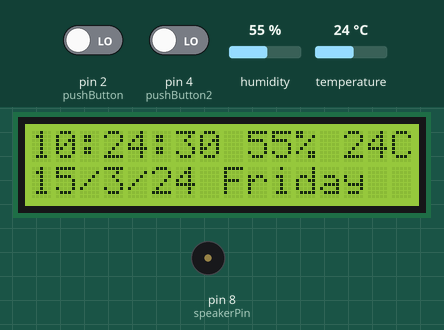
The sketch below on a simulated Arduino Uno, built with avr-gcc and run on an emulated ATmega328P. Parts: 16×2 character LCD, buzzer (waves = sounding, pin HIGH). Wiring (inferred from the names in the program): DHT11 sensor: data pin 12; DS3231 clock at I2C address 0x68. The test bench sets the inputs (shaded band); at power-on: humidity 55 %, temperature 24 °C, pin 2 (pushButton) LOW, pin 4 (pushButton2) LOW. The local clock reads 2024-03-15 10:24:30 at power-on unless the sketch sets it.

Above: at 1.2 s.
1.3 s: humidity set to 22 %
At 3.4 s:
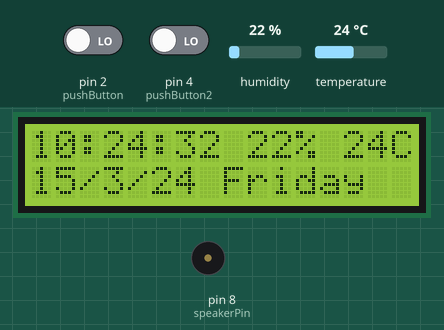
4.2 s: temperature set to 12 °C
At 5.5 s:
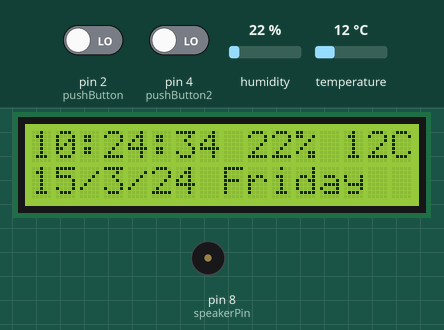
6.5 s: humidity set to 40 %
At 8.2 s:
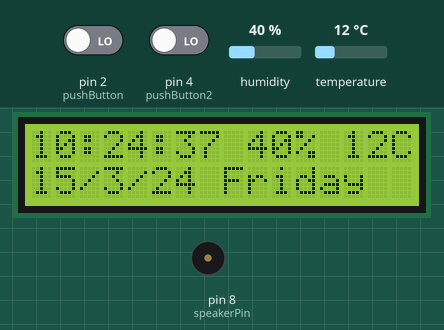
8.8 s: temperature set to 19 °C
At 10.5 s:
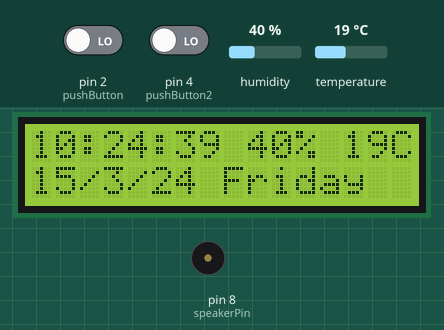
11.2 s: pin 2 (pushButton) driven HIGH and pin 4 (pushButton2) driven HIGH
At 12.4 s:
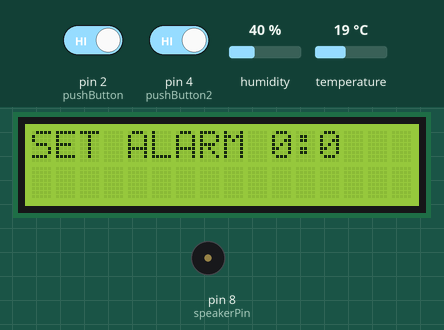
14.9 s: pin 4 (pushButton2) driven LOW
At 15.72 s:
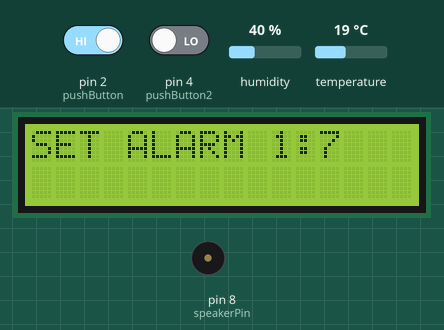
Timing chart, 0 to 17.9 s (numbered marks = the images above; inputs shaded):
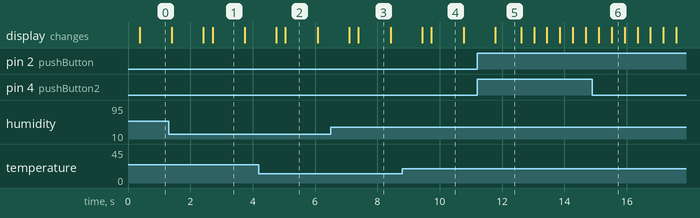

The sketch:

d_time_temp_humidity_buzz_melody_twobutton_short_code_bolean.ino
```cpp
 #include "Wire.h"
#include <LiquidCrystal_I2C.h>
LiquidCrystal_I2C lcd(0x3F, 2, 1, 0, 4, 5, 6, 7, 3, POSITIVE);
#define DS3231_I2C_ADDRESS 0x68
#include "DHT.h"
#define DHTPIN 12     // what digital pin we're connected to
// for swtiching alarm option ant set time option
int pushButton=2;//pin of the button to set time and hour
int pushButton2=4;//pin of the button to change minutes
int state=0;// state 0-time, state 1 alarm, state 2 setting time

boolean reading;// for the first button
boolean reading2;//for the second button
boolean previous=LOW;// for debouncing
boolean previous2=LOW;// for debouncing

long time=0;// for debouncing
long debounce=200;// for debouncing
//for setting alarm time
int ahour=0 ,aminute=0;
//for setting time
int shour=0, sminute=0;
// Uncomment whatever type you're using!
#define DHTTYPE DHT11   // DHT 11
DHT dht(DHTPIN, DHTTYPE);
// Convert normal decimal numbers to binary coded decimal
byte decToBcd(byte val)
{
  return( (val/10*16) + (val%10) );
}

// Convert binary coded decimal to normal decimal numbers
byte bcdToDec(byte val)
{
  return( (val/16*10) + (val%16) );
}
// this part for melody
int speakerPin = 8;

int length = 15; // the number of notes
char notes[] = "ccggaagffeeddc "; // a space represents a rest
int beats[] = { 1, 1, 1, 1, 1, 1, 2, 1, 1, 1, 1, 1, 1, 2, 4 };
int tempo = 300;

void playTone(int tone, int duration) {
  for (long i = 0; i < duration * 1000L; i += tone * 2) {
    digitalWrite(speakerPin, HIGH);
    delayMicroseconds(tone);
    digitalWrite(speakerPin, LOW);
    delayMicroseconds(tone);
  }
}
void playNote(char note, int duration) {
  char names[] = { 'c', 'd', 'e', 'f', 'g', 'a', 'b', 'C' };
  int tones[] = { 1915, 1700, 1519, 1432, 1275, 1136, 1014, 956 };

  // play the tone corresponding to the note name
  for (int i = 0; i < 8; i++) {
    if (names[i] == note) {
      playTone(tones[i], duration);
    }
  }
}
// melody done

void setup()
{
  Wire.begin();
  Serial.begin(9600);
   lcd.begin(16,2);
   dht.begin();
   pinMode(speakerPin,OUTPUT);
   pinMode(pushButton, INPUT); // first button
   pinMode(pushButton2, INPUT); // second button
  // set the initial time here:
  // DS3231 seconds, minutes, hours, day, date, month, year
  //setDS3231time(30,13,22,1,23,10,16); // set time once after it will be saved in RTC
}

void setDS3231time(byte second, byte minute, byte hour, byte dayOfWeek, byte
dayOfMonth, byte month, byte year)
{
  // sets time and date data to DS3231
  Wire.beginTransmission(DS3231_I2C_ADDRESS);
  Wire.write(0); // set next input to start at the seconds register
  Wire.write(decToBcd(second)); // set seconds
  Wire.write(decToBcd(minute)); // set minutes
  Wire.write(decToBcd(hour)); // set hours
  Wire.write(decToBcd(dayOfWeek)); // set day of week (1=Sunday, 7=Saturday)
  Wire.write(decToBcd(dayOfMonth)); // set date (1 to 31)
  Wire.write(decToBcd(month)); // set month
  Wire.write(decToBcd(year)); // set year (0 to 99)
  Wire.endTransmission();
}

void readDS3231time(byte *second,
byte *minute,
byte *hour,
byte *dayOfWeek,
byte *dayOfMonth,
byte *month,
byte *year)
{
  Wire.beginTransmission(DS3231_I2C_ADDRESS);
  Wire.write(0); // set DS3231 register pointer to 00h
  Wire.endTransmission();
  Wire.requestFrom(DS3231_I2C_ADDRESS, 7);
  // request seven bytes of data from DS3231 starting from register 00h
  *second = bcdToDec(Wire.read() & 0x7f);
  *minute = bcdToDec(Wire.read());
  *hour = bcdToDec(Wire.read() & 0x3f);
  *dayOfWeek = bcdToDec(Wire.read());
  *dayOfMonth = bcdToDec(Wire.read());
  *month = bcdToDec(Wire.read());
  *year = bcdToDec(Wire.read());
}

void displayTime()
{
  byte second, minute, hour, dayOfWeek, dayOfMonth, month, year;
  // retrieve data from DS3231
  readDS3231time(&second, &minute, &hour, &dayOfWeek, &dayOfMonth, &month,
  &year);
  // for setting time
  // send it to the serial monitor
  lcd.clear();
  lcd.print(hour);
  lcd.print(":");
  if (minute<10)
  {
    lcd.print("0");
  }
  lcd.print(minute);
  lcd.print(":");
  if (second<10)
  {
    Serial.print("0");
    lcd.print("0");
  }
  lcd.print(second);
  lcd.print(" ");
  float h = dht.readHumidity();
  // Read temperature as Celsius (the default)
  float t = dht.readTemperature();
  // Read temperature as Fahrenheit (isFahrenheit = true)
  float f = dht.readTemperature(true);

  // Check if any reads failed and exit early (to try again).
  if (isnan(h) || isnan(t) || isnan(f)) {
    Serial.println("Failed to read from DHT sensor!");
    return;
  }

  // Compute heat index in Fahrenheit (the default)
  //float hif = dht.computeHeatIndex(f, h);
  // Compute heat index in Celsius (isFahreheit = false)
  //float hic = dht.computeHeatIndex(t, h, false);

  lcd.print(h,0);// print humidity , o significant figures
  lcd.print("%");
  lcd.print(" ");

  lcd.print(t,0);// print Temperature
  lcd.print("C");

  lcd.setCursor(0,1);
  lcd.print(dayOfMonth);

  lcd.print("/");// print month
  lcd.print(month);

  lcd.print("/"); // print year
  lcd.print(year);

  lcd.print(" ");// print day of the week
  switch(dayOfWeek){
  case 1:
    Serial.println("Sunday");
    lcd.print("Sunday");
    break;
  case 2:
    lcd.print("Monday");
    break;
  case 3:
       lcd.print("Tuesday");
    break;
  case 4:
    lcd.print("Wednesday");
    break;
  case 5:
     lcd.print("Thursday");
    break;
  case 6:
    lcd.print("Friday");
    break;
  case 7:
    Serial.println("Saturday");
    break;
    }
    // alarm
    if (hour ==ahour && minute==aminute && (second>0&&second<10)){
     for (int i = 0; i < length; i++) {
    if (notes[i] == ' ') {
      delay(beats[i] * tempo); // rest
    } else {
      playNote(notes[i], beats[i] * tempo);
    }

    // pause between notes
    delay(tempo / 2);
     }
    }
    shour=hour;// when seting time setting time will appear as real time
    sminute=minute;
}

void loop()
{
  reading=digitalRead(pushButton);
  reading2=digitalRead(pushButton2);
  if (reading==HIGH && reading2==HIGH && previous==LOW&& previous2==LOW && millis()-time>debounce){
    if(state==0)
    state=1;
    else if (state==1)
    state=2;
    else
    state=0;
    time=millis();
  }
  previous=reading;
  previous2=reading2;
  if(state==0){

  displayTime();// display the real-time clock data on the Serial Monitor,
  delay(1000); // every second
  }
  if (state==1){
    lcd.clear();
  lcd.print("SET ALARM ");
  lcd.print(ahour);
  lcd.print(":");
  lcd.print(aminute);
  reading=digitalRead(pushButton);
  reading2=digitalRead(pushButton2);
   if (reading2==HIGH&&aminute<59&& millis()-time>debounce)
    aminute=aminute+1;
    else if (reading==HIGH&&aminute==59&& millis()-time>debounce)
    aminute=0;
    else if (reading==HIGH&&ahour<23&& millis()-time>debounce)
    ahour=ahour+1;
    else if (reading==HIGH&&ahour==23&& millis()-time>debounce)
    ahour=0;
    time=millis();
  delay(400);

  }
  if (state==2){
    byte second, minute, hour, dayOfWeek, dayOfMonth, month, year;
   //retrieve data from DS3231
  readDS3231time(&second, &minute, &hour, &dayOfWeek, &dayOfMonth, &month,
  &year);
   reading=digitalRead(pushButton);
  reading2=digitalRead(pushButton2);
//shour=hour;
//sminute=minute;
        lcd.clear();
  lcd.print("SET TIME ");
  lcd.print(shour);
  lcd.print(":");
  lcd.print(sminute);

     if (reading2==HIGH&&sminute<59&& millis()-time>debounce)//{
    sminute=sminute+1;
    //time=millis();
     //}

    else if (reading2==HIGH&&sminute==59&& millis()-time>debounce)//{
    sminute=0;
     //time=millis();}

    else if (reading==HIGH&&shour<23 && millis()-time>debounce)//{
    shour=shour+1;
    //time=millis();}

    else if (reading==HIGH&&shour==23&& millis()-time>debounce)//{
    shour=0;
    //time=millis();}


    time=millis();

if (!(shour==hour && sminute==minute)){
setDS3231time(0,sminute,shour,dayOfWeek, dayOfMonth, month,
  year);}
  delay(500);

  }


  }
```

Measured:
- after the input at 11.2 s, the display: changes after 0.58 s (image 5)
- what the display in image 1 shows lasts 1.0 s, from 2.7 s to 3.7 s
- what the display in image 5 shows lasts 0.8 s, from 11.8 s to 12.6 s
- what the display in image 6 shows lasts 0.4 s, from 15.5 s to 15.9 s
